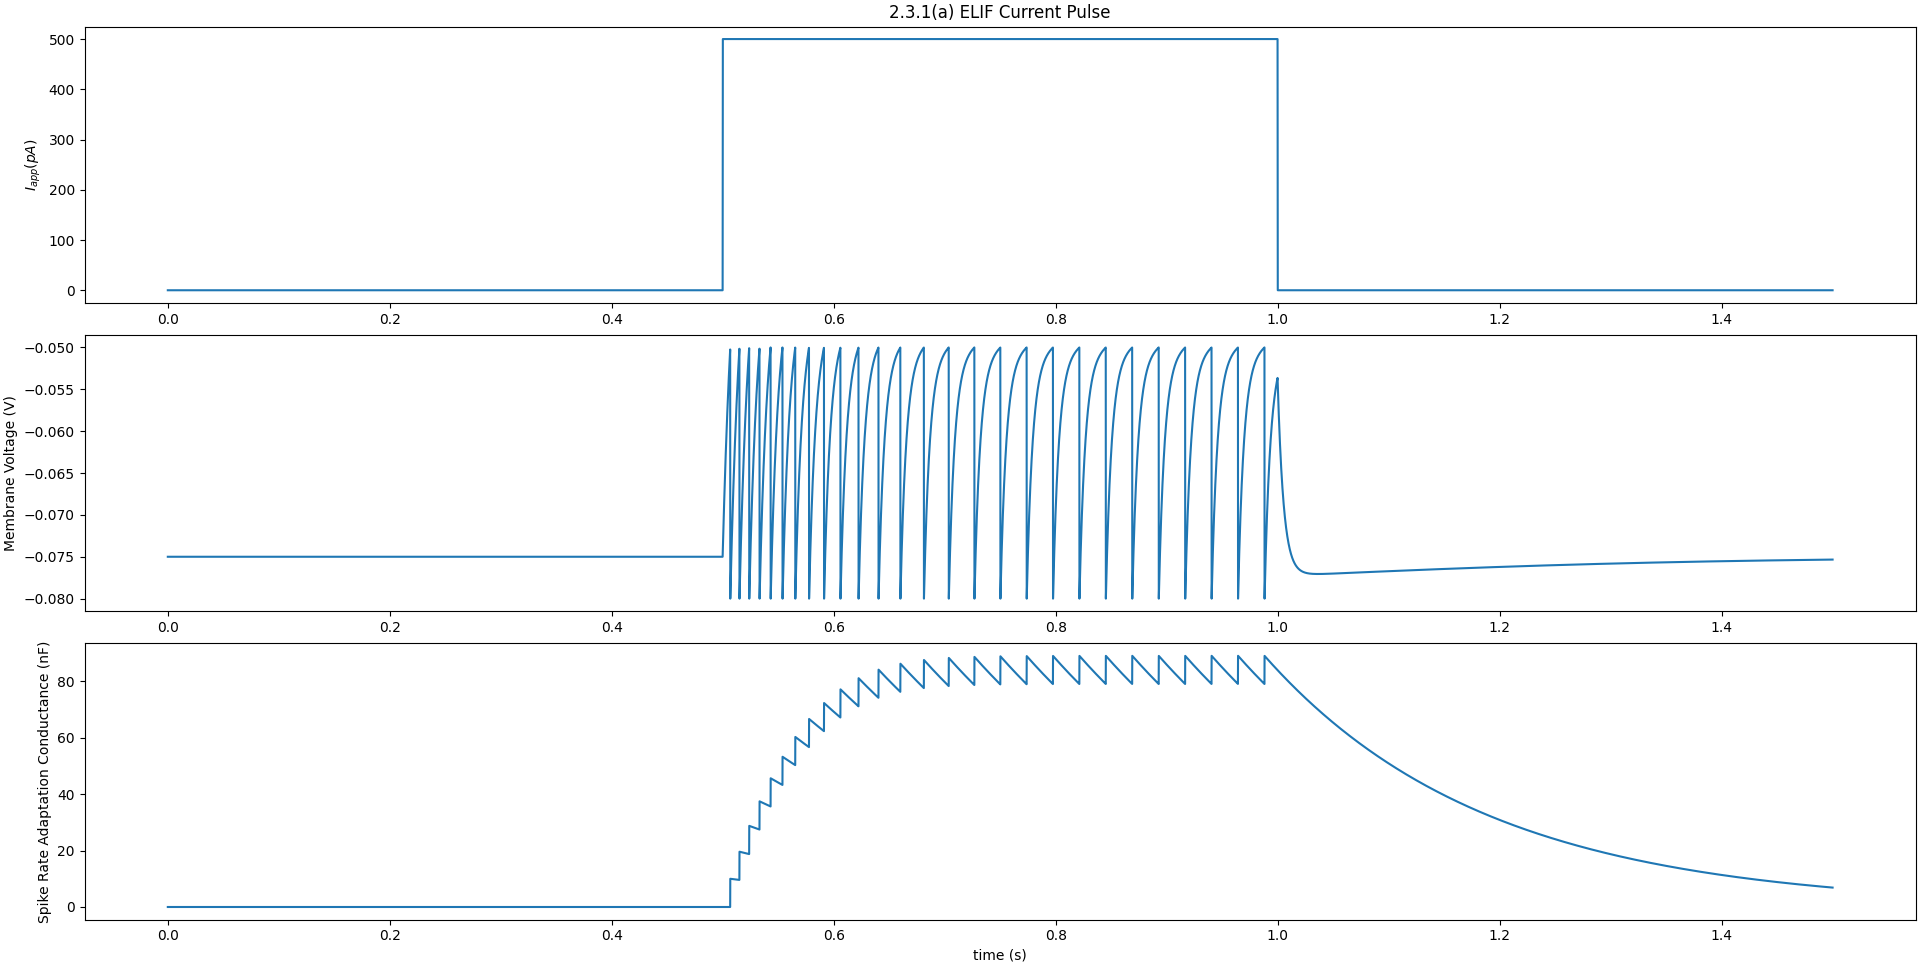

The script that drew this image:
import random as r
import numpy as np
import matplotlib.pyplot as plt

### declaring parameters ###
leakPot = -75e-3 #V
Vth = -50e-3 #V
Vreset = -80e-3 #V
membraneRes = 100e6 #Ohms
membraneCond = 100e-12 #F
potassiumPot = -80e-3 #V
deltaGSRA = 1e-9 #S
taoSRA = 200e-3 #s

### vectors ###
dt = 0.1e-3
duration = 1.5 #s
time = np.arange(0,duration+dt, dt)
Iapps = np.zeros(len(time))
for i in range(5000, 10000):
    Iapps[i] = 500e-12

V = np.ones(len(time)) * leakPot
G = np.zeros(len(time))

### voltage-dot ###
def Vdot(V, G,i):
    return ((leakPot - V)/membraneRes+G*(potassiumPot-V) + Iapps[i])/membraneCond
### conductance-dot ###
def Gdot(G):
    return -G/taoSRA

### forward Euler method ###
for i in range(1, len(time)):
    G[i] = G[i-1] + dt * Gdot(G[i-1])
    V[i] = V[i-1] + dt * Vdot(V[i-1], G[i-1],i)
    if V[i] > Vth:
        V[i] = Vreset
        G[i] += deltaGSRA


### plot it ###
plt.figure(layout = 'constrained')
plt.subplot(311)
plt.title("2.3.1(a) ELIF Current Pulse")
plt.plot(time, Iapps*10**12)
plt.ylabel("$I_{app} (pA)$")

plt.subplot(312)
plt.plot(time, V)
plt.ylabel("Membrane Voltage (V)")

plt.subplot(313)
plt.plot(time, G*10e9)
plt.ylabel("Spike Rate Adaptation Conductance (nF)")
plt.xlabel("time (s)")

plt.show()
plt.close()
